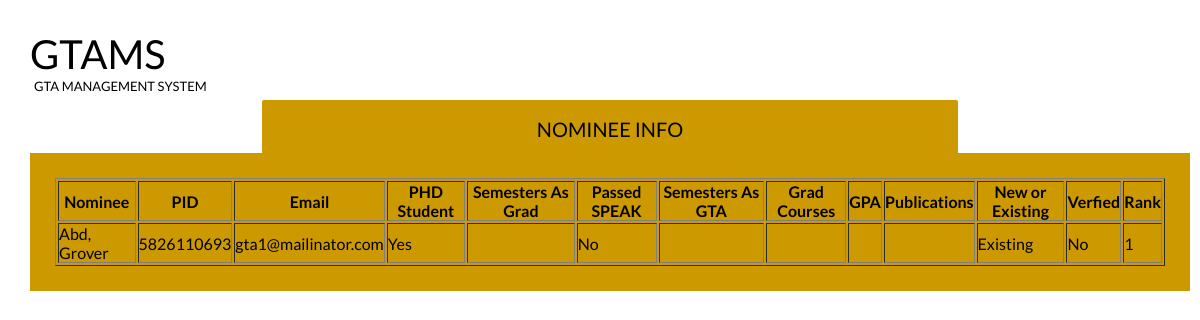
The page /nomineeInfo.php?pid=5826110693 (signed in) on the database its author committed.
### tables this page shows
CREATE TABLE `nomination` (
  `nominatorLogin` varchar(50) NOT NULL,
  `pid` varchar(20) NOT NULL,
  `ranking` int(11) NOT NULL,
  `timestamp` datetime NOT NULL,
  `sessionid` varchar(20) NOT NULL,
  `verified` tinyint(4) NOT NULL DEFAULT '0',
  `responded` tinyint(4) NOT NULL DEFAULT '0'
);

CREATE TABLE `gtanominee` (
  `advisor` varchar(70) DEFAULT NULL,
  `nomineeName` varchar(70) DEFAULT NULL,
  `pid` varchar(20) NOT NULL,
  `nomineeEmail` varchar(255) DEFAULT NULL,
  `nomineePhone` varchar(10) DEFAULT NULL,
  `isPHDStudent` int(11) DEFAULT NULL,
  `semestersAsGrad` int(11) DEFAULT NULL,
  `passedSpeak` int(11) DEFAULT NULL,
  `semestersAsGTA` int(11) DEFAULT NULL,
  `gradCourses` varchar(255) DEFAULT NULL,
  `gpa` float DEFAULT NULL,
  `publications` varchar(255) DEFAULT NULL,
  `newlyAdmitted` tinyint(1) DEFAULT NULL
);

### nomineeInfo.php (the view, shortened to what this page needs)
<link rel="stylesheet" type="text/css" href="DBHomeStyle.css">
<h1>GTAMS <span>GTA Management System</span></h1>
<ul class="tabs">
    <li>
        <label for="tab3">Nominee Info</label>
        <div id="tab-content3" class="tab-content" align="center">
            <?php
            include 'connect.php';
			$nomineeQuery = mysqli_query($con, "SELECT * FROM gtanominee INNER JOIN nomination ON gtanominee.pid=nomination.pid WHERE gtanominee.pid='{$_GET['pid']}' AND sessionid='{$_SESSION['sessionid']}'");
			$nomineeInfo = mysqli_fetch_array($nomineeQuery);
			echo "<table border='1'>
					<tr>
                    <th>Nominee</th>
                    <th>PID</th>
					<th>Email</th>
					<th>PHD Student</th>
					<th>Semesters As Grad</th>
					<th>Passed SPEAK</th>
					<th>Semesters As GTA</th>
					<th>Grad Courses</th>
					<th>GPA</th>
					<th>Publications</th>
					<th>New or Existing</th>
					<th>Verfied</th>
					<th>Rank</th></tr>";
			echo "<td>" . $nomineeInfo['nomineeName'] . "</td>";
			echo "<td>" . $nomineeInfo['pid'] . "</td>";
			echo "<td>" . $nomineeInfo['nomineeEmail'] . "</td>";
			if($nomineeInfo['isPHDStudent']){
				echo "<td>Yes</td>";
			}else{
				echo "<td>No</td>";
			}
			echo "<td>" . $nomineeInfo['semestersAsGrad'] . "</td>";
			if($nomineeInfo['passedSpeak']){
				echo "<td>Yes</td>";
			}else{
				echo "<td>No</td>";
			}
			echo "<td>" . $nomineeInfo['semestersAsGTA'] . "</td>";
			echo "<td>" . $nomineeInfo['gradCourses'] . "</td>";
			echo "<td>" . $nomineeInfo['gpa'] . "</td>";
			echo "<td>" . $nomineeInfo['publications'] . "</td>";
			if($nomineeInfo['newlyAdmitted']){
				echo "<td>New</td>";
			}else{
				echo "<td>Existing</td>";
			}
			if($nomineeInfo['verified']){
				echo "<td>Yes</td>";
			}else{
				echo "<td>No</td>";
			}
			echo "<td>" . $nomineeInfo['ranking'] . "</td>";
            ?>
            </table>
        </div>
    </li>
</ul>

### DBHomeStyle.css (style rules this page uses)
* { margin: 0; padding: 0; -moz-box-sizing: border-box; -webkit-box-sizing: border-box; box-sizing: border-box; }
h1 { font-weight: normal; font-size: 40px; font-weight: normal; text-transform: uppercase; float: left; margin: 10px 0 100px 10px; }
h1 span { font-size: 13px; display: block; padding-left: 4px; }
.tabs { width: 100%; float: none; list-style: none; position: relative; margin: 80px 0 0 10px; text-align: left; }
.tabs li { margin-left:20%; }
.tabs label { display: block; padding: 14px 21px; border-radius: 2px 2px 0 0; font-size: 20px; font-weight: normal; text-transform: uppercase; background: #ffc904; cursor: pointer; position: absolute; top: 4px; -moz-transition: all 0.2s ease-in-out; -o-transition: all 0.2s ease-in-out; -webkit-transition: all 0.2s ease-in-out; transition: all 0.2s ease-in-out; }
.tabs .tab-content { z-index: 2; display: none; overflow: hidden; width: 100%; font-size: 17px; line-height: 25px; padding: 25px; position: absolute; top: 53px; left: 0; background: #CC9900; }
.tabs [id^="tab"]:checked + label { top: 0; padding-top: 17px; background: #CC9900; width:60%; text-align:center; }
.tabs [id^="tab"]:checked ~ [id^="tab-content"] { display: block; }

### rows shown on the page
nomination: pid.nomineeName "Abd, Grover", pid "5826110693", pid.nomineeEmail "gta1@mailinator.com", ranking "1"
